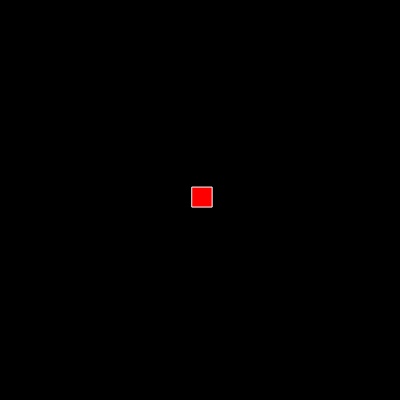
Frame 1 (no input)
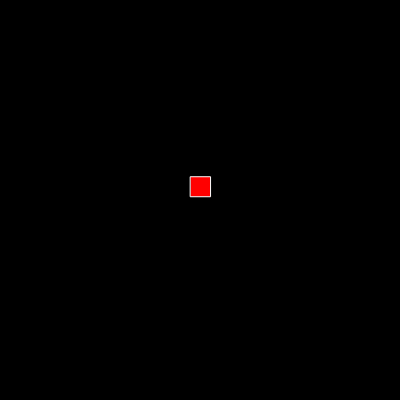
Frame 60 (no input)
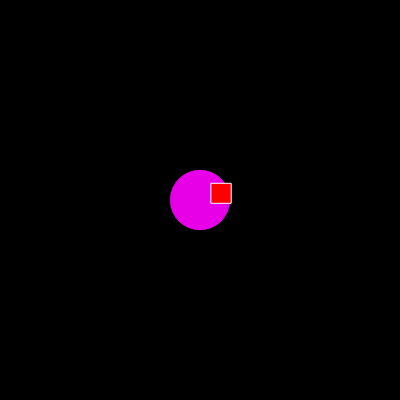
Frame 120 (the mouse pressed at the canvas centre since frame 60)

The p5.js sketch that drew these frames (run headless with seeded random() and noise() and a simulated clock; from frame 60 on, the mouse is pressed at the canvas centre):

// p5.js sketch
// ── sketch.js
// createGraphics()
// Code! Programming with p5.js
// The Coding Train / Daniel Shiffman
// https://thecodingtrain.com/beginners/p5js/beginners/p5js/2.6-create-graphics.html
// https://youtu.be/TaluaAD9MKA

// Main Sketch: https://editor.p5js.org/codingtrain/sketches/7RN7GFD-Y
// Stars Sketch: https://editor.p5js.org/codingtrain/sketches/0kQ9v-bhM

// If you find "let" confusing, you can learn more in this video: https://www.youtu.be/q8SHaDQdul0

let x = 200;
let y = 200;
let extraCanvas;

function setup() {
  createCanvas(400, 400);
  extraCanvas = createGraphics(400, 400);
  extraCanvas.clear();
  background(0);
}

function draw() {
  
  // No trails!
  background(0);
  x += random(-5, 5);
  y += random(-5, 5);
	
  // trails
  if (mouseIsPressed) {
    extraCanvas.fill(255, 0, 255, 10);
    extraCanvas.noStroke();
    extraCanvas.ellipse(mouseX, mouseY, 60, 60);
  }
  
  image(extraCanvas, 0, 0);
    fill(255, 0, 0);
  stroke(255);
  rectMode(CENTER);
  rect(x, y, 20, 20);

  
}
